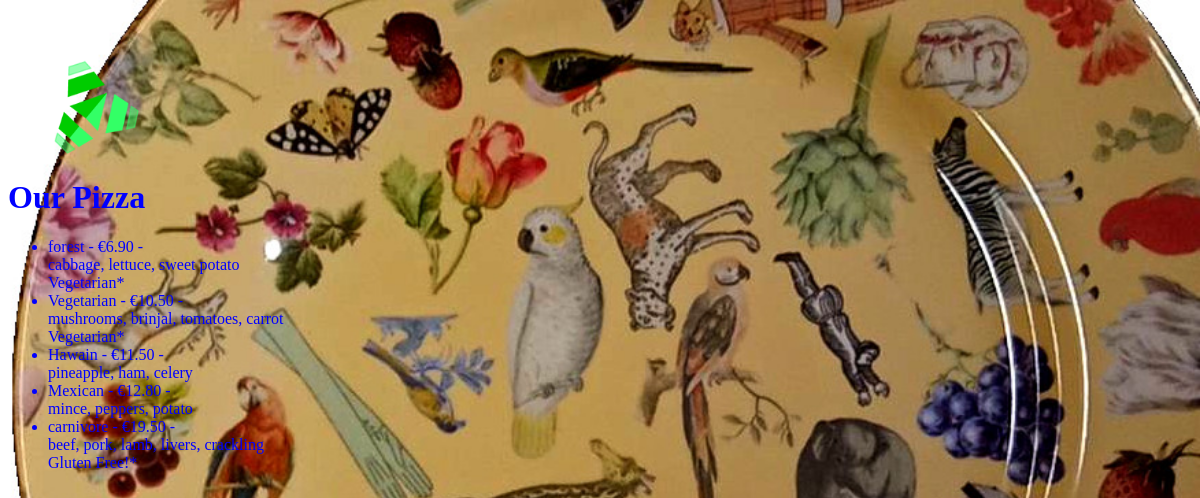
/pizza-menu/, run on the app's committed database.
### menu/models.py (models this page shows, shortened)
class Pizza(models.Model):
    name = models.CharField(max_length=200)
    ingredients = models.CharField(max_length=400)
    price = models.FloatField(default=0)
    vegetarian = models.BooleanField(default=False)
    glutenfree = models.BooleanField(default=False)

### menu/views.py (the view)
# urls.py: path('', views.index, name="index"),
def index(request, name="index"):
    pizzas = Pizza.objects.all().order_by('price')
    return render(request, "menu/index.html", {'pizzas': pizzas}) #the 'pizzas' in parenth is the name used in the html file

### menu/templates/menu/index.html (shortened to what this page needs)
{% load static %}
<html lang="en">
    <head>
        <link rel="stylesheet" href="{% static '/menu/style.css' %}">
    </head>
    <body>
        <img id="small_logo" src="{% static '/menu/images/cyber.png' %}"/>
        <h1> Our Pizza</h1>
        <ul>
            {% for pizza in pizzas %}
            <li>{{pizza.name}} - €{{pizza.price | floatformat:2}} -
                <div>
                    {{pizza.ingredients}}
                </div>
                <div>
                    {% if pizza.vegetarian %}
                        <span>Vegetarian*</span>
                    {% endif %}
                </div>
                <div>
                    {% if pizza.glutenfree %}
                        <span>Gluten Free!*</span>
                    {% endif %}
                </div>
            </li>
            {% endfor %}
        </ul>
    </body>
</html>

### menu/static/menu/style.css (style rules this page uses)
h1 { color: blue; }
body { background: url("images/plate.jpeg") no-repeat center center fixed; -webkit-background-size: cover; -moz-background-size: cover; -o-background-size: cover; background-size: cover; color:green; }
li { color:blue; }
#small_logo { margin: 50 0 0 35; width: 100px; height: 100px; }

### data on the page
Pizza: name "forest", price "6.90", ingredients "cabbage, lettuce, sweet potato", vegetarian "Vegetarian*"
Pizza: name "Vegetarian", price "10.50", ingredients "mushrooms, brinjal, tomatoes, carrot", vegetarian "Vegetarian*"
Pizza: name "Hawain", price "11.50", ingredients "pineapple, ham, celery"
Pizza: name "Mexican", price "12.80", ingredients "mince, peppers, potato"
Pizza: name "carnivore", price "19.50", ingredients "beef, pork, lamb, livers, crackling", glutenfree "Gluten Free!*"
